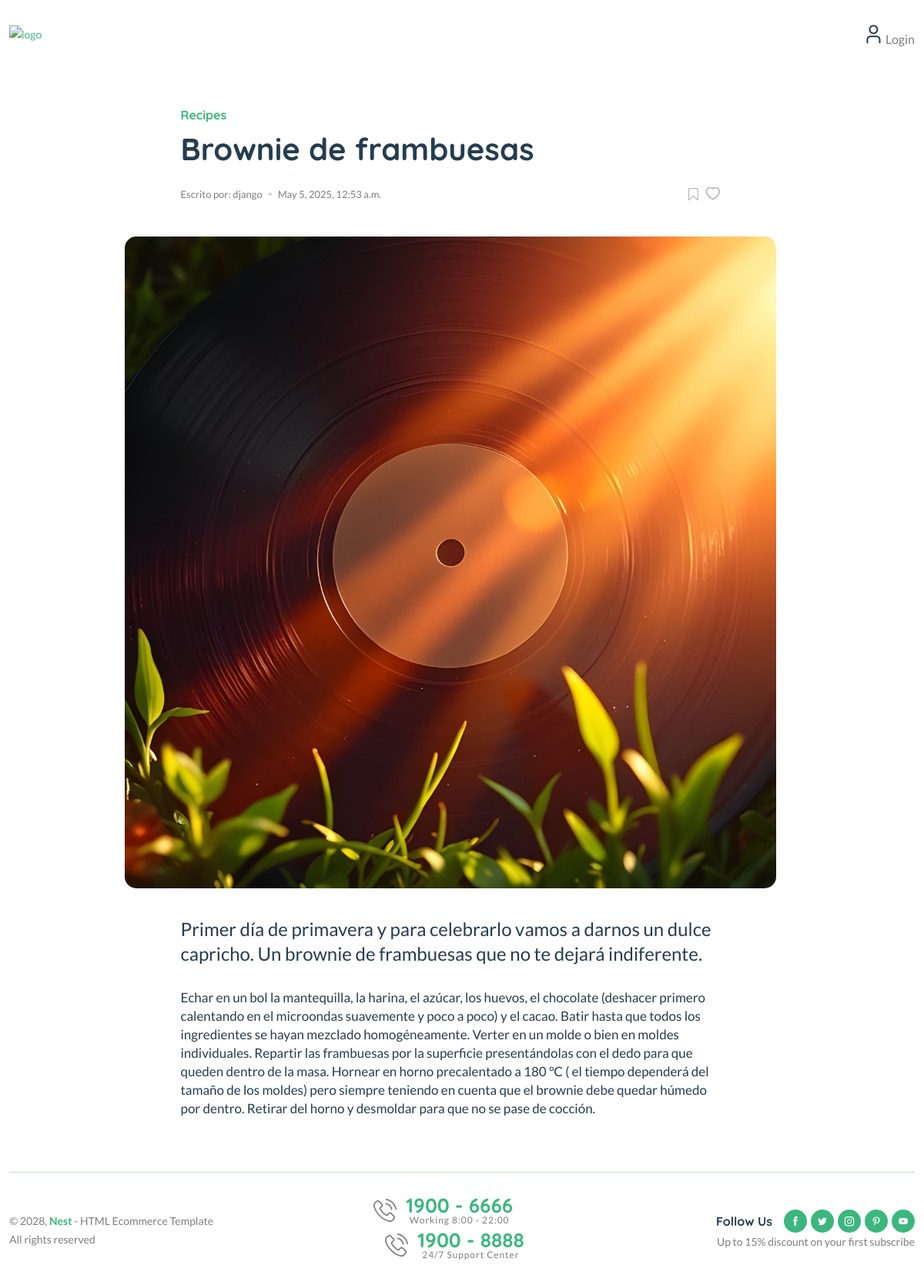
Page /blog/brownie-de-frambuesas on the committed database.
### blogs/models.py (models this page shows, shortened)
class Blog(models.Model):
    title = models.CharField(max_length=100)
    slug = models.SlugField(max_length=150, unique=True, blank=True)
    category = models.ForeignKey(Category, on_delete=models.CASCADE)
    author=models.ForeignKey(User, on_delete=models.CASCADE)
    featured_image = models.ImageField(upload_to='uploads/%Y/%m/%d')
    short_description = models.TextField(max_length=500)
    blog_body = models.TextField(max_length=2000)
    status = models.TextField(max_length=20,choices=STATUS_CHOICES,default="Draft")
    is_featured = models.BooleanField(default=False)
    created_at = models.DateTimeField(auto_now_add=True)
    updated_at = models.DateTimeField(auto_now=True)

### blogs/views.py (the view)
# urls.py: path('blog/<slug:slug>' , BlogViews.blogs, name='blogs'),   # App Blogs - Muestra de Blogs por URL
def blogs(request, slug):
    single_blog = get_object_or_404(Blog, slug=slug)
    context = {
        'single_blog' : single_blog,
    }
    return render(request, 'blogs.html', context)

### blogs/context_processors.py (called while the page is built)
def get_categories(request):
    categories = Category.objects.all()
    return dict(categories=categories)

### templates/blogs.html
{%  extends 'base.html'  %}
{%  load static  %}
{%  block content  %}
<main class="main">
    <div class="page-content mb-50">
        <div class="container">
            <div class="row">
                <div class="col-lg-9 m-auto">
                    <div class="single-page pt-50 pr-30">
                        <div class="single-header style-2">
                            <div class="row">
                                <div class="col-xl-10 col-lg-12 m-auto">
                                    <h6 class="mb-10"><a href="#">Recipes</a></h6>
                                    <h2 class="mb-10">{{  single_blog.title  }}</h2>
                                    <div class="single-header-meta">
                                        <div class="entry-meta meta-1 font-xs mt-15 mb-15">
                                            <span class="post-by">Escrito por: {{  single_blog.author  }}</a></span>
                                            <span class="post-on has-dot">{{  single_blog.created_at  }}</span>
                                        </div>
                                        <div class="social-icons single-share">
                                            <ul class="text-grey-5 d-inline-block">
                                                <li class="mr-5"><a href="#"><img src="{% static 'assets/imgs/theme/icons/icon-bookmark.svg' %}" alt=""></a></li>
                                                <li><img src="{% static 'assets/imgs/theme/icons/icon-heart-2.svg' %}" alt=""></li>
                                            </ul>
                                        </div>
                                    </div>
                                </div>
                            </div>
                        </div>
                        <figure class="single-thumbnail">
                            <img src="{{  single_blog.featured_image.url  }}" alt="">
                        </figure>
                        <div class="single-content">
                            <div class="row">
                                <div class="col-xl-10 col-lg-12 m-auto">
                                    <p class="single-excerpt">{{ single_blog.short_description }}</p>
                                    <p>{{ single_blog.blog_body }}</p>
                            </div>
                        </div>
                    </div>
                </div>
            </div>
        </div>
    </div>
    </div>
</main>
{%  endblock  %}

### rows in the picture
Blog: title "Brownie de frambuesas", author "django", created_at "May 5, 2025, 12:53 a.m.", featured_image (picture), short_description "Primer día de primavera y para celebrarlo vamos a darnos un dulce capricho. Un brownie de frambuesas que no te dejará indiferente.", blog_body "Echar en un bol la mantequilla, la harina, el azúcar, los huevos, el chocolate (deshacer primero calentando en el microondas suavemente y poco a poco) y el cacao. Batir hasta que todos los ingredientes se hayan mezclado homogéneamente. Verter en un molde o bien en moldes individuales. Repartir las frambuesas por la superficie presentándolas con el dedo para que queden dentro de la masa. Hornear en horno precalentado a 180 °C ( el tiempo dependerá del tamaño de los moldes) pero siempre teniendo en cuenta que el brownie debe quedar húmedo por dentro. Retirar del horno y desmoldar para que no se pase de cocción."
